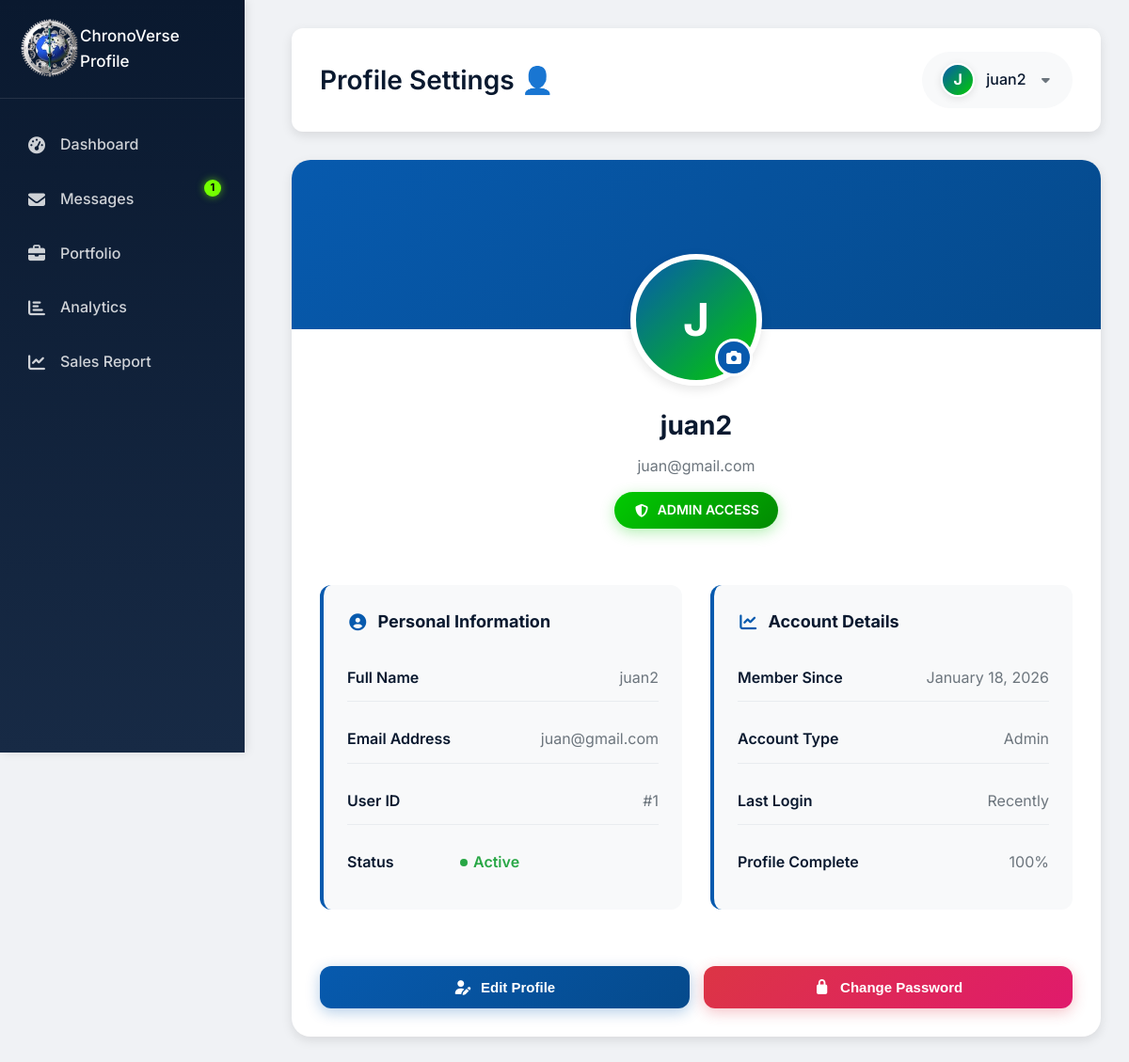
The page /admin/profile.php (signed in) on the database its author committed.
### tables this page shows
CREATE TABLE `users` (
  `id` int(11) NOT NULL,
  `email` varchar(100) NOT NULL,
  `password` varchar(255) NOT NULL,
  `name` varchar(100) NOT NULL,
  `created_at` timestamp NOT NULL DEFAULT current_timestamp(),
  `type` enum('admin','user') NOT NULL DEFAULT 'user'
);

### admin/profile.php (the view, shortened to what this page needs)
<?php
require 'dbconn.php';
$user_id = $_SESSION['user_id'];
$sql = "SELECT * FROM users WHERE id = ?";
$stmt = $conn->prepare($sql);
$stmt->bind_param("i", $user_id);
$stmt->execute();
$result = $stmt->get_result();
$user = $result->fetch_assoc();
$sql_unread = "SELECT COUNT(*) AS unread_count FROM messages WHERE is_read = 0";
$result_unread = $conn->query($sql_unread);
$row_unread = $result_unread->fetch_assoc();
$unread_count = $row_unread['unread_count'];
$user_name = $user['name'];
$first_letter = strtoupper(substr($user_name, 0, 1));
$avatar_path = "assets/images/avatars/{$user_id}.png";
$has_custom_avatar = file_exists($avatar_path);
?>
<!DOCTYPE html>
<html lang="en">
<head>
    <link rel="stylesheet" href="../css/all.min.css">
</head>
<body>
<div class="sidebar">
    <div class="sidebar-header">
        <h2>
            <img src="../image/logo.png" alt="St4nger Logo" class="sidebar-logo">
            <span>ChronoVerse Profile</span>
        </h2>
    </div>
    <div class="sidebar-nav">
        <a href="home.php"><i class="fa-solid fa-gauge-high"></i> <span>Dashboard</span></a>
        <a href="message.php" class="nav-link">
            <i class="fa-solid fa-envelope"></i>
            <span>Messages</span>
            <?php if ($unread_count > 0): ?>
                <span class="notif-badge"><?php echo $unread_count; ?></span>
            <?php endif; ?>
        </a>
        <a href="../portfolio/port.php"><i class="fa-solid fa-briefcase"></i> <span>Portfolio</span></a>
        <a href="../analytic/analytic.php"><i class="fa-solid fa-chart-bar"></i> <span>Analytics</span></a>
       <a href="../Sales/Sales.php">
    <i class="fa-solid fa-chart-line"></i>
    <span>Sales Report</span>
</a>
    </div>
</div>
<div class="main">
    <div class="header">
        <h1>Profile Settings 👤</h1>
        <div class="user-dropdown">
            <div class="user-info" onclick="toggleDropdown()">
                <div class="user-avatar <?php echo $has_custom_avatar ? 'has-image' : ''; ?>">
                    <div class="avatar-initial"><?php echo $first_letter; ?></div>
                </div>
                <span><?php echo htmlspecialchars($user_name); ?></span>
                <i class="fa-solid fa-caret-down"></i>
            </div>
        </div>
    </div>
    <div class="profile-container">
        <div class="profile-background"></div>
        <div class="profile-header">
            <div class="profile-avatar-container">
                <div class="profile-avatar <?php echo $has_custom_avatar ? 'has-image' : ''; ?>" onclick="openModal('avatarModal')">
                    <div class="avatar-initial"><?php echo $first_letter; ?></div>
                </div>
                <div class="avatar-upload-btn" onclick="openModal('avatarModal')">
                    <i class="fa-solid fa-camera"></i>
                </div>
            </div>
            <h2><?php echo htmlspecialchars($user['name']); ?></h2>
            <p><?php echo htmlspecialchars($user['email']); ?></p>
            <div class="role-badge">
                <i class="fa-solid fa-shield-halved"></i>
                <?php echo strtoupper($user['type']); ?> ACCESS
            </div>
        </div>
        <div class="profile-content">
            <div class="profile-section">
                <h3>
                    <i class="fa-solid fa-user-circle"></i>
                    Personal Information
                </h3>
                <div class="info-grid">
                    <div class="info-item">
                        <span class="info-label">Full Name</span>
                        <span class="info-value"><?php echo htmlspecialchars($user['name']); ?></span>
                    </div>
                    <div class="info-item">
                        <span class="info-label">Email Address</span>
                        <span class="info-value"><?php echo htmlspecialchars($user['email']); ?></span>
                    </div>
                    <div class="info-item">
                        <span class="info-label">User ID</span>
                        <span class="info-value">#<?php echo $user['id']; ?></span>
                    </div>
                    <div class="info-item">
                        <span class="info-label">Status</span>
                        <span class="info-value status-active">Active</span>
                    </div>
                </div>
            </div>
            <div class="profile-section">
                <h3>
                    <i class="fa-solid fa-chart-line"></i>
                    Account Details
                </h3>
                <div class="info-grid">
                    <div class="info-item">
                        <span class="info-label">Member Since</span>
                        <span class="info-value"><?php echo date('F j, Y', strtotime($user['created_at'])); ?></span>
                    </div>
                    <div class="info-item">
                        <span class="info-label">Account Type</span>
                        <span class="info-value"><?php echo ucfirst($user['type']); ?></span>
                    </div>
                    <div class="info-item">
                        <span class="info-label">Last Login</span>
                        <span class="info-value">Recently</span>
                    </div>
                    <div class="info-item">
                        <span class="info-label">Profile Complete</span>
                        <span class="info-value">100%</span>
                    </div>
                </div>
            </div>
        </div>
        <div style="padding: 0 30px 30px;">
            <div class="actions-grid">
                <button class="btn btn-primary" onclick="openModal('editProfileModal')">
                    <i class="fa-solid fa-user-pen"></i>
                    Edit Profile
                </button>
                <button class="btn btn-danger" onclick="openModal('changePasswordModal')">
                    <i class="fa-solid fa-lock"></i>
                    Change Password
                </button>
            </div>
        </div>
    </div>
</div>
</body>
</html>

### rows shown on the page
users: name "J", name "juan2", email "juan@gmail.com", type "ADMIN", id "1", created_at "January 18, 2026", type "Admin"

### other values the page prints
$unread_count "1"
